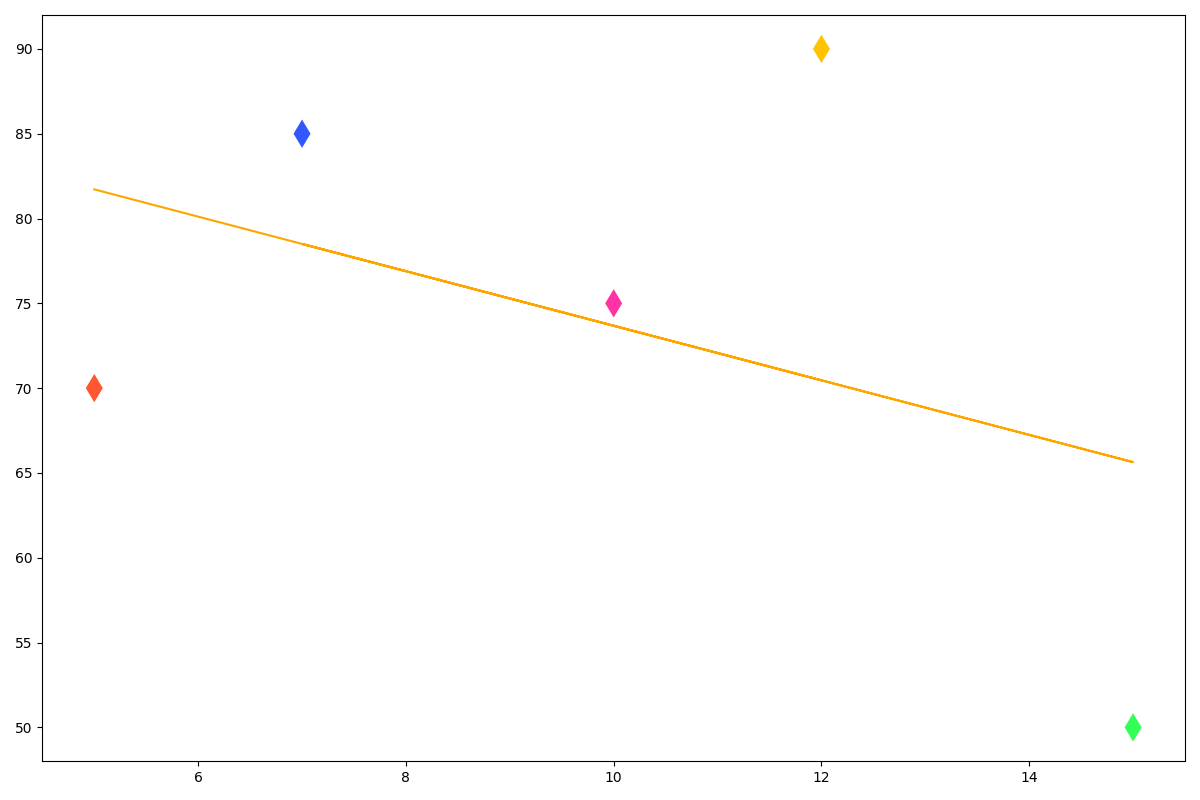

Here is the Python script that generated this plot:
import matplotlib.pyplot as plt
import numpy as np

# Data
hobbies = ['Reading', 'Gaming', 'Exercising', 'Cooking', 'Traveling']
hours_spent = np.array([5, 15, 7, 10, 12])
happiness_levels = np.array([70, 50, 85, 75, 90])

# New set of color values for each hobby
colors = ['#FF5733', '#33FF57', '#3357FF', '#FF33A6', '#FFC300']

# Create Scatter Plot
fig, ax = plt.subplots(figsize=(12, 8))

# Scatter plot with modified colors
scatter = ax.scatter(hours_spent, happiness_levels, c=colors, s=250, edgecolor='w', marker='d')

# Adding a best fit line
m, b = np.polyfit(hours_spent, happiness_levels, 1)
ax.plot(hours_spent, m*hours_spent + b, color='orange', linewidth=1.5, linestyle='-')

# Enhance visibility
plt.tight_layout()

# Show the plot
plt.show()
